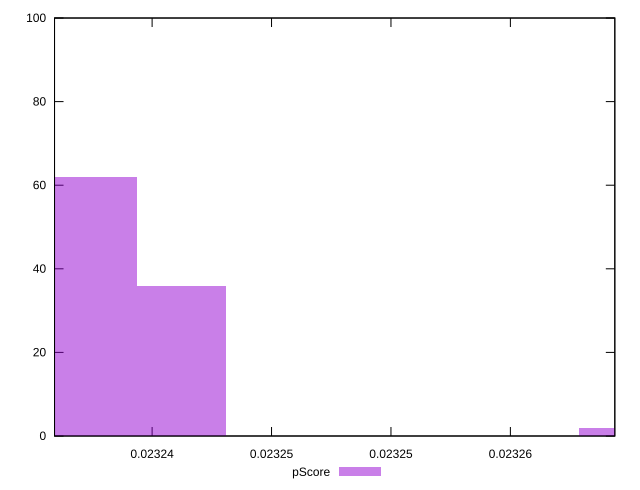

Write the gnuplot code that produced this figure.
reset

$pScore <<EOF
0.023259712070655893 2
0.023241231447685404 36
0.023237535323091307 62
EOF

set key outside below
set boxwidth 0.0000036961245940975516
set xrange [0.02323591445345219:0.023259372443745707]
set yrange [0:100]
set trange [0:100]
set style fill transparent solid 0.5 noborder
set terminal svg size 640, 490 enhanced background rgb 'white'
set output "report_00019_2021-02-10T18-14-37.922Z//uses-long-cache-ttl/samples/pages+cached/pScore/histogram.svg"

plot $pScore title "pScore" with boxes

reset
